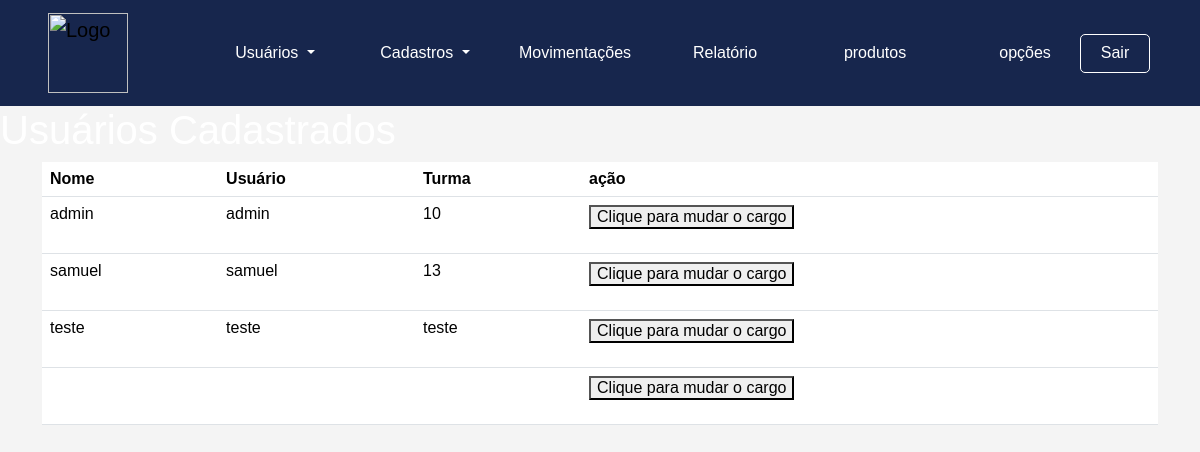
Screenshot of /visao/listar_usuario.php (signed in) with the database file from the repository.
### tables this page shows
CREATE TABLE `usuario` (
  `idUsuario` int(11) NOT NULL,
  `nomeUsuario` varchar(200) NOT NULL,
  `usuario` varchar(200) NOT NULL,
  `senhaUsuario` varchar(200) NOT NULL,
  `turmaUsuario` varchar(80) NOT NULL,
  `admin` varchar(2) NOT NULL DEFAULT 'N',
  `idCargo` int(11) NOT NULL,
  `dataCadastro` datetime NOT NULL,
  `dataAlteracao` datetime NOT NULL,
  `usuarioAlteraçao` int(11) NOT NULL
);

### controle/funcoes.php (called while the page is built, shortened)
<?php
function busca_info_bd($conexao, $tabela, $coluna_where = false, $valor_where = false)
{
    $sql = "select * from " . $tabela;
    $result = mysqli_query($conexao, $sql) or die(false);
    $dados = $result->fetch_all(MYSQLI_ASSOC);
    return $dados;
};

### visao/listar_usuario.php (the view, shortened to what this page needs)
<?php
include_once('../modelo/conecta_banco_dados.php');
include('../controle/funcoes.php');
include('cabecalho.php');
include('menu_superior.php');
$admin = $_SESSION['admin'];
$info_bd = busca_info_bd($conexao, 'usuario');
?>
<!DOCTYPE html>
<html lang="pt-br">
<head>
    <link rel="stylesheet" href="../css/tipos.css">
</head>
<body>
    <div class="centralizado">
        <h1 class="h1" style=" color: #ffffff">Usuários Cadastrados</h1>
    </div>
    <div class="container">
        <table class="table">
            <thead>
                <tr>
                    <th scope="col">Nome</th>
                    <th scope="col">Usuário</th>
                    <th scope="col">Turma</th>
                    <th scope="col">ação</th>
                </tr>
            </thead>
            <tbody>
                <?php
                foreach ($info_bd as $user) {
                ?>
                    <tr>
                        <td>
                            <?php
                            if ($admin == 'S') {
                                echo "<a href='alterar_usuario.php?id_usuario={$user['idUsuario']}'>{$user['nomeUsuario']}</a>";
                            } else {
                                echo $user['nomeUsuario'];
                            }
                            ?>
                        </td>
                        <td>
                            <?php
                            if ($admin == 'S') {
                                echo "<a href='alterar_usuario.php?id_usuario={$user['idUsuario']}'>{$user['usuario']}</a>";
                            } else {
                                echo $user['usuario'];
                            }
                            ?>
                        </td>
                        <td>
                            <?php
                            if ($admin == 'S') {
                                echo "<a href='alterar_usuario.php?id_usuario={$user['idUsuario']}'>{$user['turmaUsuario']}</a>";
                            } else {
                                echo $user['turmaUsuario'];
                            }
                            ?>
                        </td>
                        <td>
                            <form action="../controle/tela_cadastro_usuario_controle.php" method="POST">
                                <button type="submit" name="submit">Clique para mudar o cargo</button>
                            </form>
                        </td>
                    </tr>
                <?php
                }
                ?>
            </tbody>
        </table>
    </div>
</body>
</html>

### visao/menu_superior.php (style rules this page uses)
body { font-family: Arial, sans-serif; margin: 0; padding: 0; background-color: #f4f4f4; }

### rows the page displays
usuario: nomeUsuario "admin", usuario "admin", turmaUsuario "10"
usuario: nomeUsuario "samuel", usuario "samuel", turmaUsuario "13"
usuario: nomeUsuario "teste", usuario "teste", turmaUsuario "teste"
